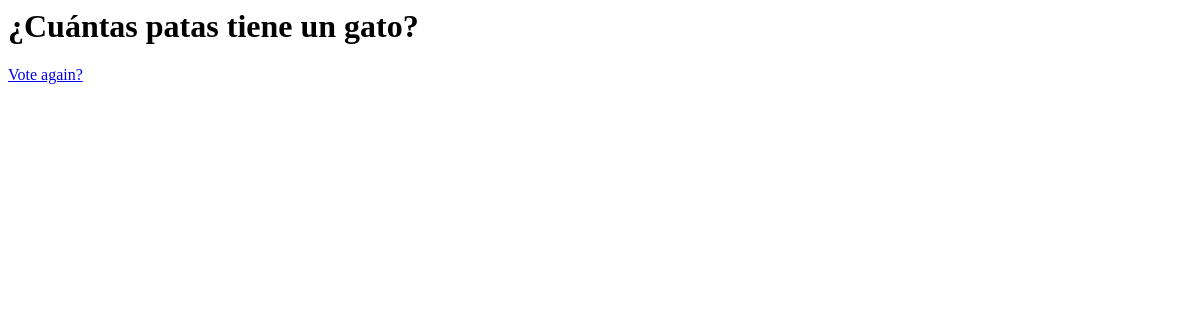
The page /polls/2/results/ on the database as committed earlier.
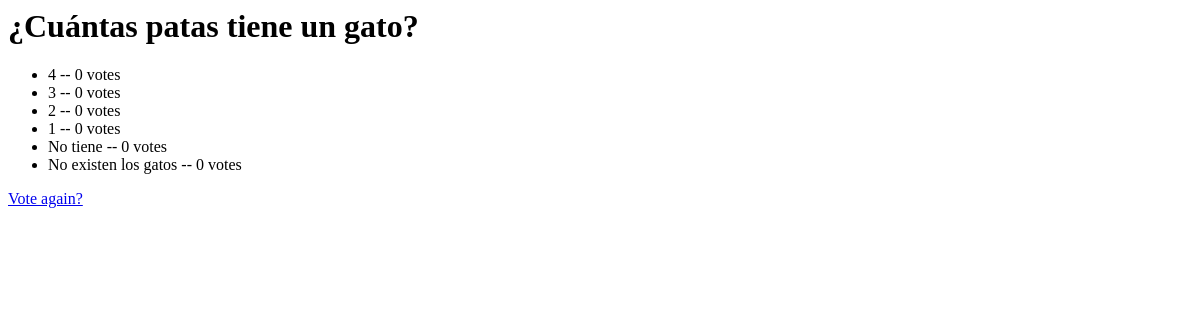
The same page on the database as committed later.
### polls/models.py (models this page shows)
class Question(models.Model):
    question_text = models.CharField(max_length=200)
    pub_date = models.DateTimeField('date published')

class Choice(models.Model):
    question = models.ForeignKey(Question, on_delete=models.CASCADE)
    choice_text = models.CharField(max_length=200, default="Default choice")  # Añadido un valor por defecto
    votes = models.IntegerField(default=0)

### polls/views.py (the view)
# urls.py: path("<int:question_id>/results/", views.results, name="results"),
def results(request, question_id):
    question = get_object_or_404(Question, pk=question_id)
    return render(request, "polls/results.html", {"question": question})

### polls/templates/polls/results.html
<h1>{{ question.question_text }}</h1>
<ul>
{% for choice in question.choice_set.all %}
    <li>{{ choice.choice_text }} -- {{ choice.votes }} vote{{ choice.votes|pluralize }}</li>
{% endfor %}
</ul>
<a href="{% url 'polls:detail' question.id %}">Vote again?</a>

Rows that differ between the two databases and show on the page:
added Choice: choice_text "4", votes "0"
added Choice: choice_text "3", votes "0"
added Choice: choice_text "2", votes "0"
added Choice: choice_text "1", votes "0"
added Choice: choice_text "No tiene", votes "0"
added Choice: choice_text "No existen los gatos", votes "0"
